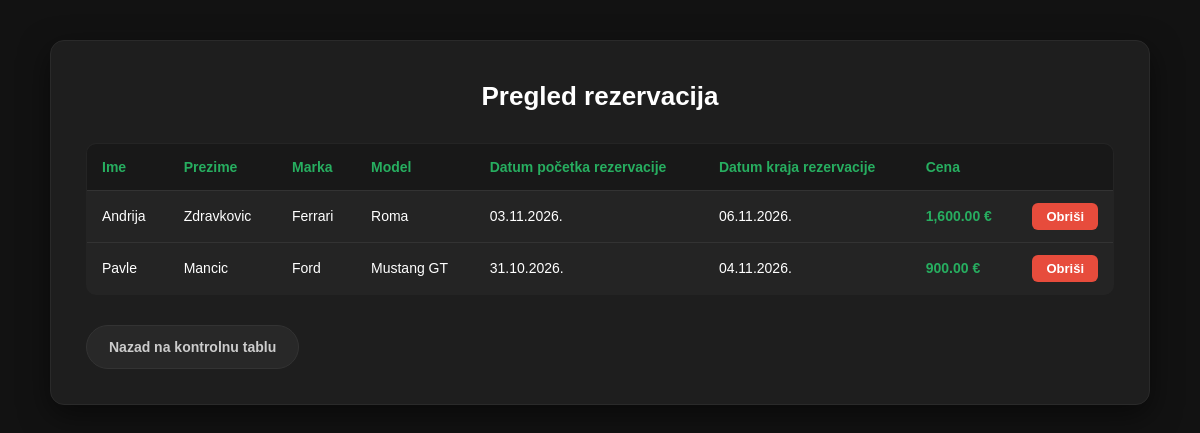
/pregledRez.php (signed in), run on the app's committed database.
### tables this page shows
CREATE TABLE `rezervacije` (
  `id` int(10) UNSIGNED NOT NULL,
  `automobil_id` int(10) UNSIGNED DEFAULT NULL,
  `korisnik_id` int(10) UNSIGNED DEFAULT NULL,
  `datumPocetka` date NOT NULL,
  `datumKraja` date NOT NULL,
  `ukupnaCena` decimal(10,2) NOT NULL,
  `status` enum('rezervisano','odbijeno','potvrdjeno') NOT NULL
);

CREATE TABLE `korisnici` (
  `id` int(10) UNSIGNED NOT NULL,
  `ime` varchar(50) NOT NULL,
  `prezime` varchar(50) NOT NULL,
  `email` varchar(100) NOT NULL,
  `lozinka` varchar(255) NOT NULL,
  `prijava_id` int(10) UNSIGNED NOT NULL
);

CREATE TABLE `automobili` (
  `id` int(10) UNSIGNED NOT NULL,
  `marka` varchar(50) NOT NULL,
  `model` varchar(50) NOT NULL,
  `godina` year(4) NOT NULL,
  `cena` decimal(10,2) NOT NULL
);

### pregledRez.php (the view, shortened to what this page needs)
<?php
require_once 'connection.php';
$sql = "SELECT r.id, k.ime, k.prezime, a.marka, a.model, r.datumPocetka, r.datumKraja, r.ukupnaCena
        FROM rezervacije r
        JOIN korisnici k ON r.korisnik_id = k.id
        JOIN automobili a ON r.automobil_id = a.id";
$result = $conn->query($sql);
?>
<!DOCTYPE html>
<html lang="sr">
<head>
    <link rel="stylesheet" href="css/pregledRez.css?v=<?php echo time(); ?>">
</head>
<body>
    <div class="container">
        <h1>Pregled rezervacija</h1>
        <?php if ($result && $result->num_rows > 0): ?>
            <div class="tabelaKontejner">
                <table>
                    <thead>
                        <tr>
                            <th>Ime</th>
                            <th>Prezime</th>
                            <th>Marka</th>
                            <th>Model</th>
                            <th>Datum početka rezervacije</th>
                            <th>Datum kraja rezervacije</th>
                            <th>Cena</th>
                            <th class="dugme"></th>
                        </tr>
                    </thead>
                    <tbody>
                        <?php while($row = $result->fetch_assoc()): ?>
                        <tr>
                            <td><?= $row['ime'] ?></td>
                            <td><?= $row['prezime'] ?></td>
                            <td><?= $row['marka'] ?></td>
                            <td><?= $row['model'] ?></td>
                            <td><?= date("d.m.Y.", strtotime($row['datumPocetka'])) ?></td>
                            <td><?= date("d.m.Y.", strtotime($row['datumKraja'])) ?></td>
                            <td class="cenaCol"><?= number_format($row['ukupnaCena'], 2) ?> €</td>
                            <td class="dugme">
                                <form method="POST" action="">
                                    <input type="submit" class="obrisiDugme" value="Obriši" onclick="return confirm('Da li ste sigurni da želite da obrišete ovu rezervaciju?');">
                                </form>
                            </td>
                        </tr>
                        <?php endwhile; ?>
                    </tbody>
                </table>
            </div>
        <?php else: ?>
            <p class="nemaRezervacija">Nema rezervacija.</p>
        <?php endif; ?>
        <div class="nazadWrapper">
            <a href="admin.php" class="nazadBtn">Nazad na kontrolnu tablu</a>
        </div>
    </div>
</body>
</html>

### css/pregledRez.css (style rules this page uses)
* { box-sizing: border-box; margin: 0; padding: 0; }
body { font-family: Arial, sans-serif; background-color: #121212; color: #ffffff; line-height: 1.6; padding: 40px 20px; }
.container { max-width: 1100px; margin: 0 auto; background-color: #1e1e1e; padding: 35px; border-radius: 14px; border: 1px solid #2a2a2a; box-shadow: 0 10px 30px rgba(0, 0, 0, 0.5); }
h1 { text-align: center; color: #ffffff; font-size: 26px; margin-bottom: 25px; }
.tabelaKontejner { overflow-x: auto; }
table { width: 100%; border-collapse: collapse; background-color: #242424; border-radius: 10px; overflow: hidden; border: 1px solid #2d2d2d; }
th, td { padding: 12px 15px; text-align: left; border-bottom: 1px solid #333333; font-size: 14px; }
th { background-color: #181818; color: #27ae60; font-weight: 600; }
.cenaCol { color: #27ae60; font-weight: bold; }
.dugme { text-align: center; width: 90px; }
.obrisiDugme { background-color: #e74c3c; color: #ffffff; padding: 6px 14px; border-radius: 6px; border: none; font-size: 13px; font-weight: bold; cursor: pointer; transition: all 0.2s ease; }
.nazadWrapper { margin-top: 30px; text-align: left; }
.nazadBtn { display: inline-block; background-color: #282828; color: #cccccc; padding: 10px 22px; border-radius: 25px; text-decoration: none; font-size: 14px; font-weight: bold; border: 1px solid #333333; transition: all 0.3s ease; }

### data on the page
rezervacije: korisnik.ime "Andrija", korisnik.prezime "Zdravkovic", automobil.marka "Ferrari", automobil.model "Roma", datumPocetka "03.11.2026.", datumKraja "06.11.2026.", ukupnaCena "1,600.00"
rezervacije: korisnik.ime "Pavle", korisnik.prezime "Mancic", automobil.marka "Ford", automobil.model "Mustang GT", datumPocetka "31.10.2026.", datumKraja "04.11.2026.", ukupnaCena "900.00"
